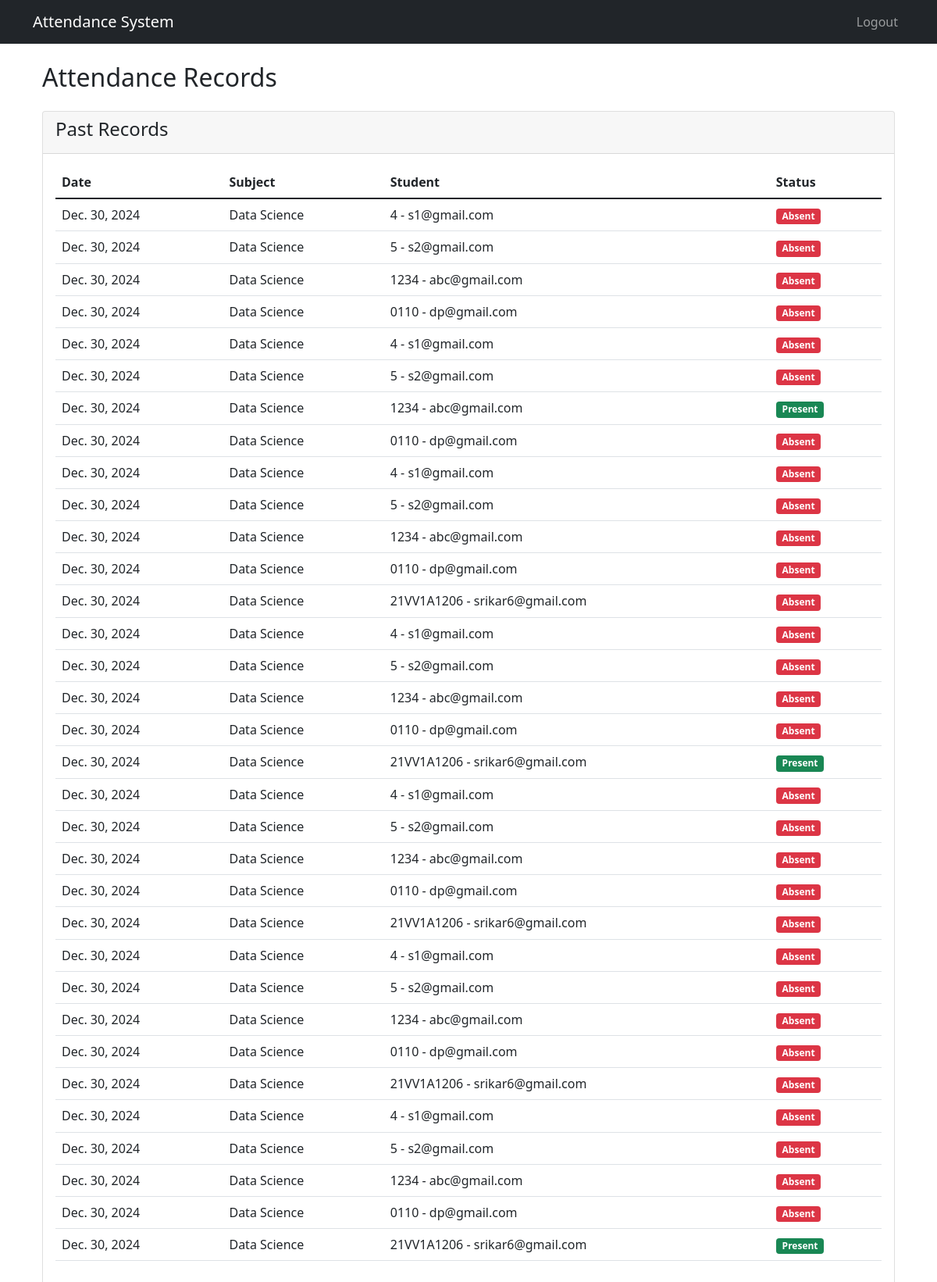
Page /faculty/records/ (signed in) on the committed database.
### core/models.py (models this page shows, shortened)
class Attendance(models.Model):
    student = models.ForeignKey(Student, on_delete=models.CASCADE)
    subject = models.CharField(max_length=100)
    date = models.DateField(auto_now_add=True)
    is_present = models.BooleanField(default=False)
    captured_image = models.ImageField(upload_to='attendance_images/')

class Student(models.Model):
    user = models.OneToOneField(User, on_delete=models.CASCADE)
    roll_number = models.CharField(max_length=20, unique=True)
    branch = models.CharField(max_length=50, choices=CommonChoices.BRANCH_CHOICES)
    program = models.CharField(max_length=50, choices=CommonChoices.PROGRAM_CHOICES)
    year = models.IntegerField(choices=CommonChoices.YEAR_CHOICES)

class User(AbstractUser):
    USER_TYPE_CHOICES = (
        ('student', 'Student'),
        ('faculty', 'Faculty'),
        ('admin', 'Admin'),
    )
    user_type = models.CharField(max_length=10, choices=USER_TYPE_CHOICES)
    is_approved = models.BooleanField(default=False)
    email = models.EmailField(unique=True)
    USERNAME_FIELD = 'email'
    REQUIRED_FIELDS = []

### core/views.py (the view)
# urls.py: path('faculty/records/', views.view_records, name='view_records'),
@login_required
def view_records(request):
    if request.user.user_type != 'faculty':
        messages.error(request, 'Access denied.')
        return redirect('home')
    faculty = request.user.faculty
    attendance_records = Attendance.objects.filter(
        subject__in=TimeTable.objects.filter(faculty=faculty).values_list('subject', flat=True)
    ).select_related('student').order_by('-date')
    context = {
        'attendance_records': attendance_records
    }
    return render(request, 'faculty/view_records.html', context)

### core/auth.py (called while the page is built)
    def get_user(self, user_id):
        UserModel = get_user_model()
        try:
            return UserModel.objects.get(pk=user_id)
        except UserModel.DoesNotExist:
            return None
            return None

### templates/faculty/view_records.html
{% extends 'base.html' %}
{% block content %}
<div class="container">
    <h2>Attendance Records</h2>
    <div class="card mt-4">
        <div class="card-header">
            <h4>Past Records</h4>
        </div>
        <div class="card-body">
            <div class="table-responsive">
                <table class="table">
                    <thead>
                        <tr>
                            <th>Date</th>
                            <th>Subject</th>
                            <th>Student</th>
                            <th>Status</th>
                        </tr>
                    </thead>
                    <tbody>
                        {% for record in attendance_records %}
                        <tr>
                            <td>{{ record.date }}</td>
                            <td>{{ record.subject }}</td>
                            <td>{{ record.student.roll_number }} - {{ record.student.user.email }}</td>
                            <td>
                                {% if record.is_present %}
                                    <span class="badge bg-success">Present</span>
                                {% else %}
                                    <span class="badge bg-danger">Absent</span>
                                {% endif %}
                            </td>
                        </tr>
                        {% endfor %}
                    </tbody>
                </table>
            </div>
        </div>
    </div>
</div>
{% endblock %}

### rows in the picture
Attendance: date "Dec. 30, 2024", subject "Data Science", student.roll_number "4", student.user.email "s1@gmail.com", is_present "Absent"
Attendance: date "Dec. 30, 2024", subject "Data Science", student.roll_number "5", student.user.email "s2@gmail.com", is_present "Absent"
Attendance: date "Dec. 30, 2024", subject "Data Science", student.roll_number "1234", student.user.email "abc@gmail.com", is_present "Absent"
Attendance: date "Dec. 30, 2024", subject "Data Science", student.roll_number "0110", student.user.email "dp@gmail.com", is_present "Absent"
Attendance: date "Dec. 30, 2024", subject "Data Science", student.roll_number "4", student.user.email "s1@gmail.com", is_present "Absent"
Attendance: date "Dec. 30, 2024", subject "Data Science", student.roll_number "5", student.user.email "s2@gmail.com", is_present "Absent"
Attendance: date "Dec. 30, 2024", subject "Data Science", student.roll_number "1234", student.user.email "abc@gmail.com", is_present "Present"
Attendance: date "Dec. 30, 2024", subject "Data Science", student.roll_number "0110", student.user.email "dp@gmail.com", is_present "Absent"
Attendance: date "Dec. 30, 2024", subject "Data Science", student.roll_number "4", student.user.email "s1@gmail.com", is_present "Absent"
Attendance: date "Dec. 30, 2024", subject "Data Science", student.roll_number "5", student.user.email "s2@gmail.com", is_present "Absent"
Attendance: date "Dec. 30, 2024", subject "Data Science", student.roll_number "1234", student.user.email "abc@gmail.com", is_present "Absent"
Attendance: date "Dec. 30, 2024", subject "Data Science", student.roll_number "0110", student.user.email "dp@gmail.com", is_present "Absent"
Attendance: date "Dec. 30, 2024", subject "Data Science", student.roll_number "21VV1A1206", student.user.email "srikar6@gmail.com", is_present "Absent"
Attendance: date "Dec. 30, 2024", subject "Data Science", student.roll_number "4", student.user.email "s1@gmail.com", is_present "Absent"
Attendance: date "Dec. 30, 2024", subject "Data Science", student.roll_number "5", student.user.email "s2@gmail.com", is_present "Absent"
Attendance: date "Dec. 30, 2024", subject "Data Science", student.roll_number "1234", student.user.email "abc@gmail.com", is_present "Absent"
Attendance: date "Dec. 30, 2024", subject "Data Science", student.roll_number "0110", student.user.email "dp@gmail.com", is_present "Absent"
Attendance: date "Dec. 30, 2024", subject "Data Science", student.roll_number "21VV1A1206", student.user.email "srikar6@gmail.com", is_present "Present"
Attendance: date "Dec. 30, 2024", subject "Data Science", student.roll_number "4", student.user.email "s1@gmail.com", is_present "Absent"
Attendance: date "Dec. 30, 2024", subject "Data Science", student.roll_number "5", student.user.email "s2@gmail.com", is_present "Absent"
Attendance: date "Dec. 30, 2024", subject "Data Science", student.roll_number "1234", student.user.email "abc@gmail.com", is_present "Absent"
Attendance: date "Dec. 30, 2024", subject "Data Science", student.roll_number "0110", student.user.email "dp@gmail.com", is_present "Absent"
Attendance: date "Dec. 30, 2024", subject "Data Science", student.roll_number "21VV1A1206", student.user.email "srikar6@gmail.com", is_present "Absent"
Attendance: date "Dec. 30, 2024", subject "Data Science", student.roll_number "4", student.user.email "s1@gmail.com", is_present "Absent"
Attendance: date "Dec. 30, 2024", subject "Data Science", student.roll_number "5", student.user.email "s2@gmail.com", is_present "Absent"
Attendance: date "Dec. 30, 2024", subject "Data Science", student.roll_number "1234", student.user.email "abc@gmail.com", is_present "Absent"
Attendance: date "Dec. 30, 2024", subject "Data Science", student.roll_number "0110", student.user.email "dp@gmail.com", is_present "Absent"
Attendance: date "Dec. 30, 2024", subject "Data Science", student.roll_number "21VV1A1206", student.user.email "srikar6@gmail.com", is_present "Absent"
Attendance: date "Dec. 30, 2024", subject "Data Science", student.roll_number "4", student.user.email "s1@gmail.com", is_present "Absent"
Attendance: date "Dec. 30, 2024", subject "Data Science", student.roll_number "5", student.user.email "s2@gmail.com", is_present "Absent"
Attendance: date "Dec. 30, 2024", subject "Data Science", student.roll_number "1234", student.user.email "abc@gmail.com", is_present "Absent"
Attendance: date "Dec. 30, 2024", subject "Data Science", student.roll_number "0110", student.user.email "dp@gmail.com", is_present "Absent"
Attendance: date "Dec. 30, 2024", subject "Data Science", student.roll_number "21VV1A1206", student.user.email "srikar6@gmail.com", is_present "Present"
